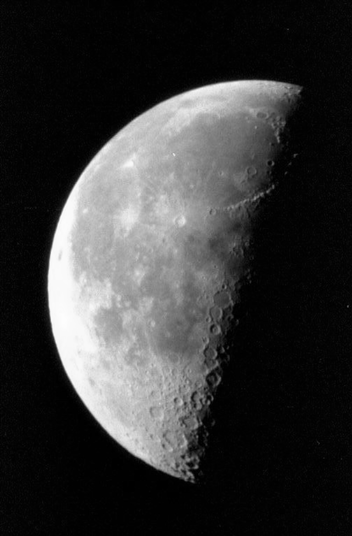
%> input picture experiments/week8/images/moon.tif, 352 x 536 px
$ octave dct.m   (GNU Octave 9; MATLAB toolbox functions it lacks are replaced by stand-ins)
%> lines starting %> are read from the running program, lines starting %| are printed output that depends on the picture
 clear;
 close all;
 I = imread('moon.tif');
%> I is the input picture: size 536x352 uint8; min 0, max 253, mean 53.8
 %I = rgb2gray(I);
 I = im2double(I);
%> I: size 536x352 double
 OriginalImage = I;
 [k,l] = size(I);
%> k = 536; l = 352
 I = imresize(I, [512 512]);
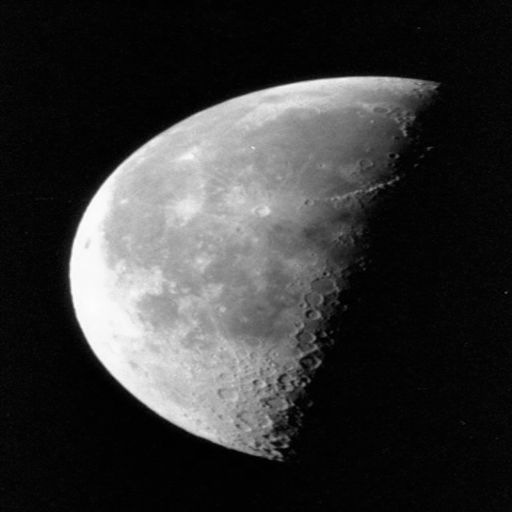
%> I: size 512x512 double; min -0.00584, max 1, mean 0.211; drawn with min black and max white
 n = 8
 T = dctmtx(n);
 dct = @(block_struct) T * block_struct.data * T';
 B = blockproc(I,[n n],dct);
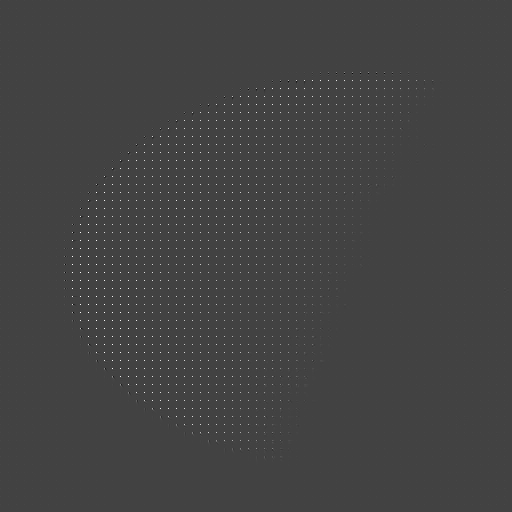
%> B: size 512x512 double; min -2.8, max 7.92, mean 0.0265; drawn with min black and max white
 B2 = B;
 c = 10;
 [M,N]=size(B);
%> M = 512; N = 512
  for x = 1:n
    for y = 1:n

        if x < (n+1)/2 && y < (n+1)/2
             mask(x,y) = 1;
        else
             mask(x,y) = 0;
        end
    end
 end

 selection_matrix = repmat(mask,512/n,512/n);
 B2 = B2.*selection_matrix;
 % [9 lines of commented-out code are left out]

 B2 = imresize(B2,[512 512]);

% JPEG Standard Quantization Array
Quantz=[16 11 10 16  24  40  51  61
         12 12 14 19  26  58  60  55
         14 13 16 24  40  57  69  56
         14 17 22 29  51  87  80  62
         18 22 37 56  68 109 103  77
         24 35 55 64  81 104 113  92
         49 64 78 87 103 121 120 101
         72 92 95 98 112 100 103 99 ];

% Quantz= [8 12 14 16 20 26.5 37 64
%          12 18 21 26 31 40 57 98
%          14 22 25 29 36  47 66 113
%          16 26  29 35 43 55  78 134
%          21 31 36 43 53 68 96 164
%          27 40 47 55  68 88 124 212
%          37 57 66 78 96 124 176 300
%          64 98 113 134 164 212 300 512 ];

prev_val = -1;
count = 0;
output_size = 0;


ResizedQuantizer = repmat(uint8(ceil(double(Quantz)./90000)), 512/8 , 512/8);

QuantizedImage = round(B2./double(ResizedQuantizer));

 for x = 1:512
    for y = 1:512
       if prev_val ~= QuantizedImage(x,y)
           if count ~= 0
               output_size = output_size + 2;
           end
           count = 1;
       else
           count = count +1;
       end
       prev_val = QuantizedImage(x,y);
    end
 end
%> after the loop, count = 27887; output_size = 6426
output_size = output_size +2
%> output_size = 6428
compression_ratio = (512*512)/output_size
%> compression_ratio = 40.78
DeQuantizedImage = QuantizedImage.*double(ResizedQuantizer);

invdct = @(block_struct) T' * block_struct.data * T;
I2 = blockproc(DeQuantizedImage,[n n],invdct);
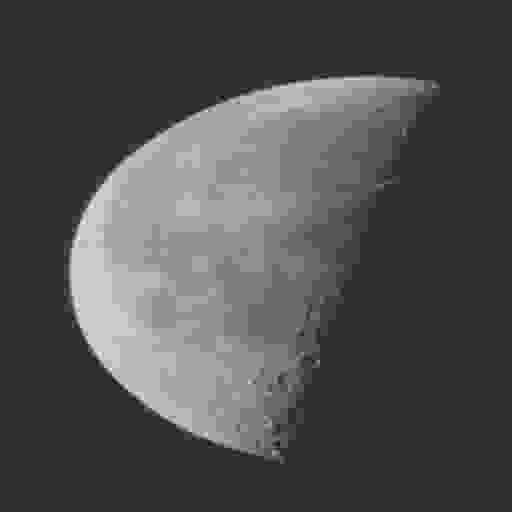
%> I2: size 512x512 double; min -0.299, max 1.32, mean 0.202; drawn with min black and max white
ReconstructedImage = imresize(I2,[k l]);
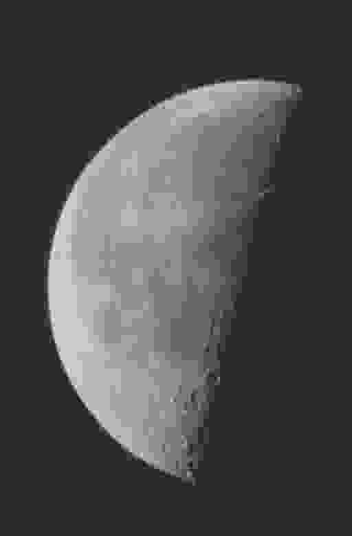
%> ReconstructedImage: size 536x352 double; min -0.264, max 1.31, mean 0.202; drawn with min black and max white
error = OriginalImage - ReconstructedImage;
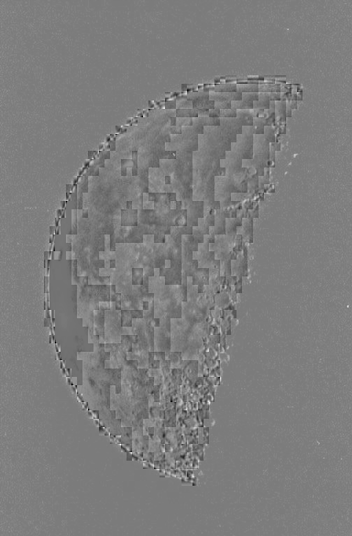
%> error: size 536x352 double; min -0.421, max 0.455, mean 0.00925; drawn with min black and max white
MSE = sum(sum(error .* error))/(k*l);
%> MSE = 0.00127
PSNR = 20*log10(max(max(max(OriginalImage)))) - 10*log10(MSE);
%> PSNR = 28.88

textstring = ['N : ' num2str(n) ' X ' num2str(n) ' , Compression Ratio : ' num2str(compression_ratio) ': 1 , PSNR :' num2str(PSNR) ];
%> textstring = 'N : 8 X 8 , Compression Ratio : 40.7816: 1 , PSNR :28.8808'
position =  [1 50];
figure;
imshow(ReconstructedImage);
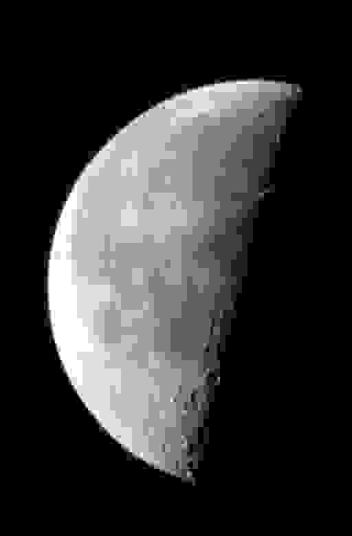
%> displayed picture: size 536x352, on the screen's scale of 0 to 255; min 0, max 255, mean 51.5
title(textstring);
figure;
imshow(OriginalImage);
